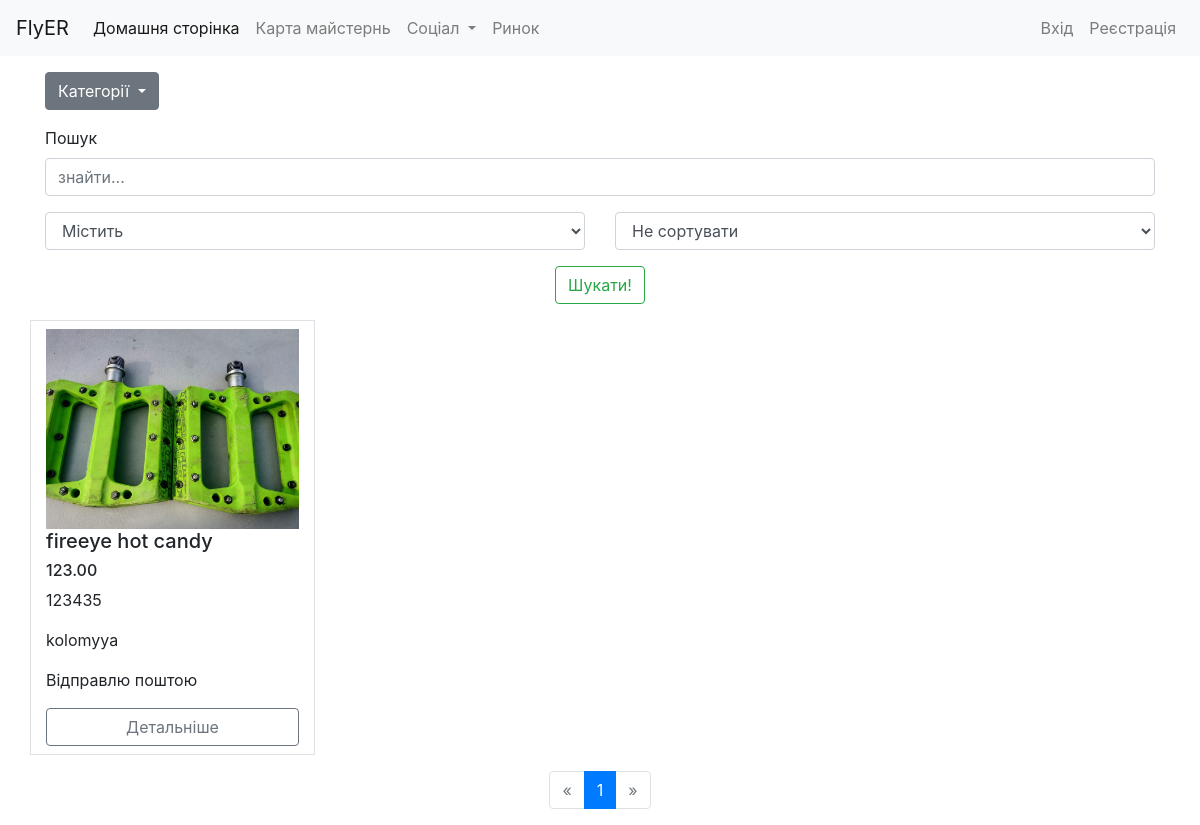
Screenshot of /products/ with the database file from the repository.
### products/models.py (models this page shows, shortened)
class ProductImage(models.Model):
    image = models.ImageField(upload_to = 'images/%Y/%m/%d/%H/%M/%S/',)
    product = models.ForeignKey('Product',on_delete=models.CASCADE,related_name='odd_images')

class Product(models.Model):
    author      = models.ForeignKey(settings.AUTH_USER_MODEL,on_delete=models.CASCADE)
    title       = models.CharField(max_length=60)
    slug        = models.SlugField(unique=True)
    category    = models.ForeignKey('Category',related_name="products",on_delete=models.CASCADE)
    description = models.TextField(blank=True, null=True)
    summary     = models.TextField()
    features    = models.BooleanField(default=False)
    price       = models.DecimalField(decimal_places=2,max_digits=10000)
    publish     = models.DateTimeField(auto_now=False,auto_now_add=True,)
    city        = models.CharField(max_length=30)
    views       = models.IntegerField(default=0)
    users_like  = models.ManyToManyField(settings.AUTH_USER_MODEL,related_name='likes',blank=True)
    def get_absolute_url(self):
        return reverse("products:product-detail",kwargs = {"category_slug":self.category.slug,"prodcut_slug":self.slug})

### products/views.py (the view)
# urls.py: path('', ProductList, name='product-list1'),
def ProductList(request):
	products = Product.objects.all()
	products = products.order_by('-publish')
	categories = Category.objects.all()
	search = request.GET.get('q')
	selected = request.GET.get('select')
	sort = request.GET.get('sort')
	if selected == 'full':
		products = products.filter(Q(title = search))
	elif selected == 'contains':
		products = products.filter(Q(title__icontains = search))
	if sort == 'lowhigh':
		products = products.order_by('price')
	elif sort == 'highlow':
		products = products.order_by('-price')
	elif sort == 'not':
		products = products
	page_number = request.GET.get('page',1)
	paginator = Paginator(products,12)
	page_obj = paginator.get_page(page_number)
	try:
		products = paginator.page(page_number)
	except PageNotAnInteger:
	    products = paginator.page(1)
	except EmptyPage:
	    products = paginator.page(paginator.num_pages)
	context = {
		'products':products,
		'categories':categories,
		'page_obj': page_obj,
		'q':search,
		'select':selected,
		'sort':sort,
	}
	template = 'products/product_list.html'
	return render(request, template ,context)

### products/templates/products/product_list.html (shortened to what this page needs)
{% extends 'base.html' %}
{% load static %}
{% load mptt_tags %}
{% block content %}
<body>
<section>
  <div class='container'>
  <div class="dropdown mt-3">
    <button class="btn btn-secondary dropdown-toggle" type="button" id="dropdownMenu1" data-toggle="dropdown" aria-haspopup="true" aria-expanded="false">
      Категорії
    </button>
</div>
      <form class="row g-3 mt-3" action="{% url 'products:product-list1' %}" method="get">
        <div class="col-md-12">
          <label for="inputAddress" class="form-label">Пошук</label>
          <input type="text" class="form-control" id="inputAddress" placeholder="знайти..." name='q'>
        </div>
        <div class="col-md-6 mt-3">
          <select id="inputState" class="form-control" name='select'>
          <option value="contains">Містить</option>
        </select>
        </div>
        <div class="col-md-6 mt-3">
          <select id="inputState" class="form-control" name='sort'>
          <option value="not" selected>Не сортувати</option>
        </select>
        </div>
        <div class="col-12 mb-3 mt-3 text-center">
          <button type="submit" class="btn btn-outline-success">Шукати!</button>
        </div>
      </form>
      <div class="row">
        {% for product in products %}
          <div class="col-12 col-sm-6 col-md-4 col-xl-3 border">
            {% if product.odd_images.count > 0 %}
            {% for image in product.odd_images.all %}
              {% if forloop.counter == 1 %}
                <div class='img-list-page mt-2' style="background-image: url({{ image.image.url }}); "></div>
              {% endif %}
            {% endfor %}
            {% else %}
            no odd_images
            {% endif %}
            <h5>{{product.title|truncatechars:40 }}</h5>
            <h6>{{ product.price }}</h6>
            <p>{{ product.summary|truncatechars:30  }}</p>
            <p>{{ product.city }}</p>
            <p>
              {% if product.features == True %}
              Відправлю поштою
              {% else %}
              Тільки на місці
              {% endif %}
            </p>
            <a  class="btn btn-outline-secondary w-100 mb-2" href='{{ product.get_absolute_url }}'>Детальніше</a>
          </div>
        {% endfor %}
      </div>
      <nav aria-label="Page navigation example" class="mt-3">
        <ul class="pagination justify-content-center">
          {% if page_obj.has_previous %}
              <li class="page-item"><a class='page-link' href="?page={{ page_obj.previous_page_number }}&q={{ request.GET.q }}{% if request.GET.select %}&select={{ request.GET.select }}{% endif %}{% if request.GET.sort %}&sort={{ request.GET.sort }}{% endif %}">&laquo;</a></li>
          {% else %}
              <li class="page-item disabled"><span><a href='#' class='page-link'>&laquo;</a></span></li>
          {% endif %}
          {% for i in page_obj.paginator.page_range %}
              {% if page_obj.number == i %}
                  <li class="page-item active"><span class='page-link'>{{ i }} <span class="sr-only">(current)</span></span></li>
              {% elif i > page_obj.number|add:'-5' and i < page_obj.number|add:'5' %}
                  <li class='page-item'><a class='page-link' href="?page={{ i }}&q={{ request.GET.q }}{% if request.GET.select %}&select={{ request.GET.select }}{% endif %}{% if request.GET.sort %}&sort={{ request.GET.sort }}{% endif %}">{{ i }}</a></li>
              {% endif %}
          {% endfor %}
          {% if page_obj.has_next %}
              <li class='page-item'><a class='page-link' href="?page={{ page_obj.next_page_number }}&q={{ request.GET.q }}{% if request.GET.select %}&select={{ request.GET.select }}{% endif %}{% if request.GET.sort %}&sort={{ request.GET.sort }}{% endif %}">&raquo;</a></li>
          {% else %}
              <li class="page-item disabled"><span><a class='page-link'>&raquo;</a></span></li>
          {% endif %}
        </ul>
      </nav>
  </div>
</section>
{% endblock %}

### static/styles/style.css (style rules this page uses)
.img-list-page { height: 200px; background-repeat: no-repeat; background-position: center center; background-size: cover; }

### products/templates/products/product_list.html (style rules this page uses)
a { color:#000; }

### rows the page displays
Product: title "fireeye hot candy", price "123.00", summary "123435", city "kolomyya", features "Відправлю поштою"
ProductImage: image (picture)

### other values shown
{{ i }} "1"
